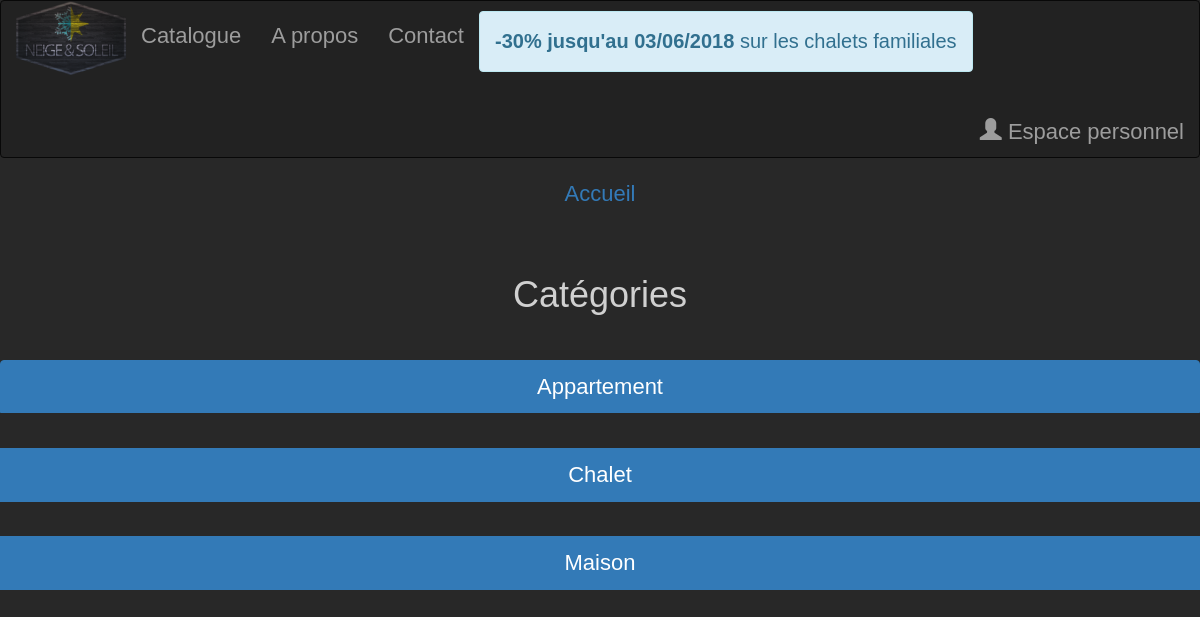
The app's page /logement/liste_type.php with its own data.
### tables this page shows
create table type (
  idtype int,
  nom text,
  primary key (idtype));

### logement/liste_type.php (the view, shortened to what this page needs)
<?php
require("bddconnect.php");
	$reponse = $bdd->prepare('SELECT * FROM type');
	$reponse->execute();
?>
<html>
	<head>
		<link rel="stylesheet" href="https://maxcdn.bootstrapcdn.com/bootstrap/3.3.7/css/bootstrap.min.css">
		<link href="../style.css" rel="stylesheet" type="text/css">
	</head>
	<body>
		<nav class="navbar navbar-inverse">
	<div class="container-fluid">
		<div class="navbar-header">
			<a class="nav-link active" href="../index.php"><img src="../images/logos.png" alt="neige&soleil" width="110px"></a>
		</div>
					<ul class="nav navbar-nav">
						<li class="nav-item">
							<a class="nav-link active" href="liste_type.php">Catalogue</a>
						</li>
						<li class="nav-item">
							<a class="nav-link active" href="../apropos.php">A propos</a>
						</li>
						<li class="nav-item">
							<a class="nav-link active" href="../contact.php">Contact</a>
						</li>
						<li class="nav-item" >
							<div class="alert alert-info" role="alert">
									<strong>-30% jusqu'au 03/06/2018</strong> sur les chalets familiales
							</div>
						</li>
					</ul>
					<ul class="nav navbar-nav navbar-right">
						<li><a href="../profil/portail.php"><span class="glyphicon glyphicon-user"></span> Espace personnel</a></li>
					</ul>
				</div>
			</nav>
			<center>
			<ul class="nav justify-content-center">
				<li class="nav-item">
					<a class="nav-link active" href="index.php">Accueil</a>
				</li>
			</ul>
		<h1>Catégories</h1></br>
		<div class="list-group">
		<?php
		while ($donnees = $reponse->fetch())
		{
			echo'<a class="list-group-item active" href="type.php?idtype='.$donnees['idtype'].'">'.stripslashes(htmlspecialchars($donnees['nom'])).'</a></br>';
		}
		?>
		</div>
</center>
	</body>
</html>

### style.css (style rules this page uses)
* { margin:0; padding:0; }
body { padding-top: 40px; padding-bottom: 40px; background-color: #eee; }
body, html { height:100%; }
body { margin: 0; padding: 0; background: #282828; font-family: 'Abel', sans-serif; font-size: 25px; color: #D0D0D0; }
.navbar { padding-bottom: -5px; margin-bottom: 0px; }
li,a { padding-top: 10px; font-family: 'arial', sans-serif; font-size: 22px; }
.alert { font-size: 20px; }

### records on screen
type: nom "Appartement"
type: nom "Chalet"
type: nom "Maison"
